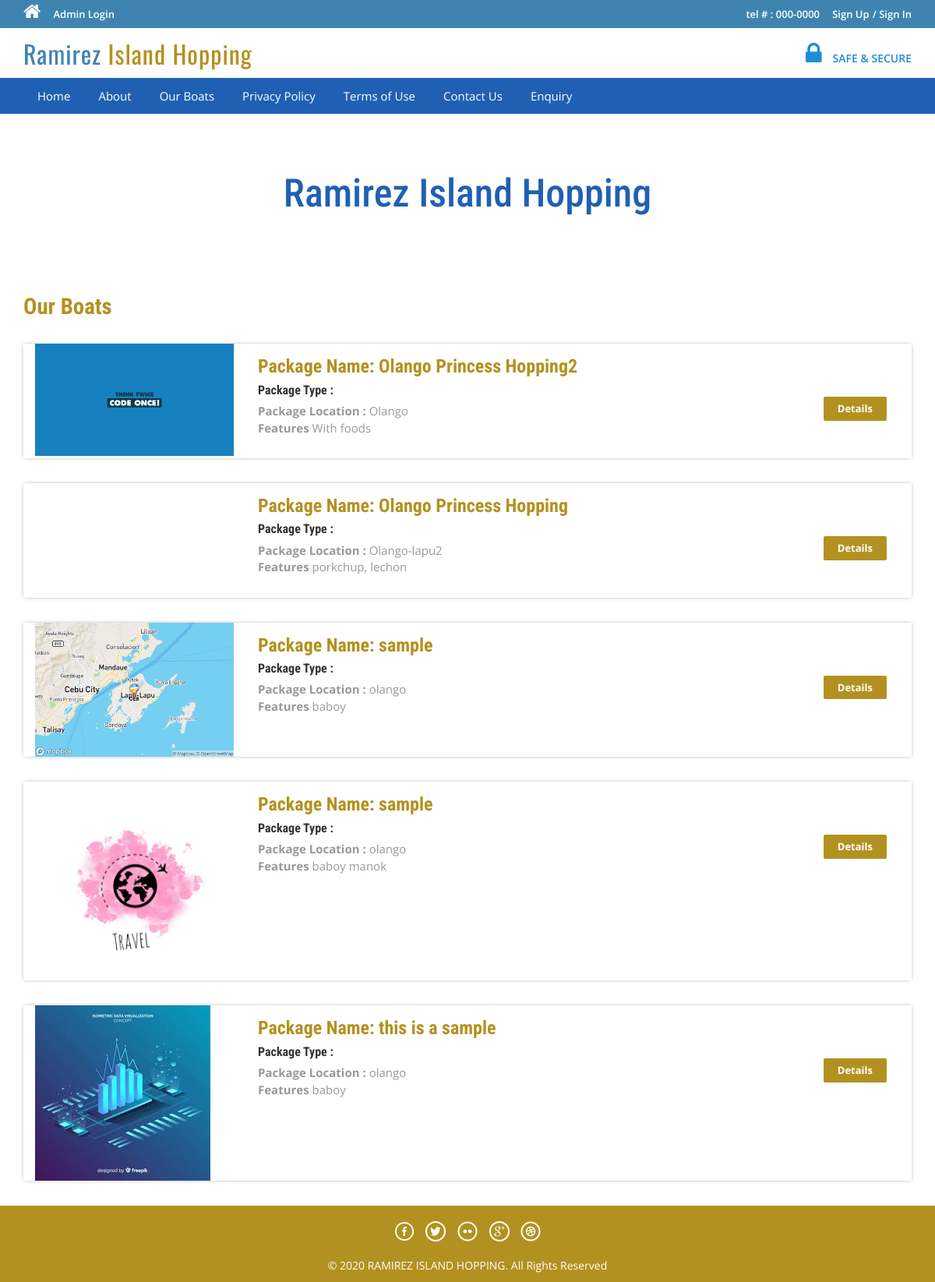
The app's page /package-list.php with its own data.
### tables this page shows
CREATE TABLE `tbltourpackages` (
  `PackageId` int(11) NOT NULL,
  `owner_identity` varchar(200) DEFAULT NULL,
  `PackageName` varchar(200) DEFAULT NULL,
  `address` text DEFAULT NULL,
  `contact_num` varchar(200) DEFAULT NULL,
  `boat_name` varchar(150) DEFAULT NULL,
  `boat_operator` varchar(100) DEFAULT NULL,
  `boat_capacity` int(100) DEFAULT NULL,
  `pricePerpack` int(200) DEFAULT NULL,
  `PackageLocation` varchar(100) DEFAULT NULL,
  `PackageFetures` varchar(255) DEFAULT NULL,
  `offer_price` int(255) NOT NULL,
  `PackageDetails` mediumtext DEFAULT NULL,
  `PackageImage` varchar(100) DEFAULT NULL,
  `Creationdate` timestamp NULL DEFAULT current_timestamp(),
  `UpdationDate` timestamp NULL DEFAULT NULL ON UPDATE current_timestamp(),
  `status` int(1) DEFAULT NULL
);

### package-list.php (the view, shortened to what this page needs)
<?php
include('includes/config.php');
?>
<!DOCTYPE HTML>
<html>
<head>
<link href="css/bootstrap.css" rel='stylesheet' type='text/css' />
<link href="css/style.css" rel='stylesheet' type='text/css' />
<link href="css/font-awesome.css" rel="stylesheet">
<link href="css/animate.css" rel="stylesheet" type="text/css" media="all">
</head>
<body>
<?php include('includes/header.php');?>
<div class="banner-3">
	<div class="container">
		<h1 class="wow zoomIn animated animated" data-wow-delay=".5s" style="visibility: visible; animation-delay: 0.5s; animation-name: zoomIn;">Ramirez Island Hopping</h1>
	</div>
</div>
<div class="rooms">
	<div class="container">
		<div class="room-bottom">
			<h3>Our Boats</h3>
<?php $sql = "SELECT * from tbltourpackages where status=1";
$query = $dbh->prepare($sql);
$query->execute();
$results=$query->fetchAll(PDO::FETCH_OBJ);
if($query->rowCount() > 0)
{
foreach($results as $result)
{	?>
			<div class="rom-btm">
				<div class="col-md-3 room-left wow fadeInLeft animated" data-wow-delay=".5s">
					<img src="owners/pacakgeimages/<?php echo htmlentities($result->PackageImage);?>" class="img-responsive" alt="">
				</div>
				<div class="col-md-6 room-midle wow fadeInUp animated" data-wow-delay=".5s">
					<h4>Package Name: <?php echo htmlentities($result->PackageName);?></h4>
					<h6>Package Type : <?php echo htmlentities($result->PackageType);?></h6>
					<p><b>Package Location :</b> <?php echo htmlentities($result->PackageLocation);?></p>
					<p><b>Features</b> <?php echo htmlentities($result->PackageFetures);?></p>
				</div>
				<div class="col-md-3 room-right wow fadeInRight animated" data-wow-delay=".5s">
					<a href="package-details.php?pkgid=<?php echo htmlentities($result->PackageId);?>" class="view">Details</a>
				</div>
				<div class="clearfix"></div>
			</div>
<?php }} ?>
		</div>
	</div>
</div>
<?php include('includes/footer.php');?>
</body>
</html>

### records on screen
tbltourpackages: PackageImage (picture), PackageName "Olango Princess Hopping2", PackageLocation "Olango", PackageFetures "With foods"
tbltourpackages: PackageName "Olango Princess Hopping", PackageLocation "Olango-lapu2", PackageFetures "porkchup, lechon"
tbltourpackages: PackageImage (picture), PackageName "sample", PackageLocation "olango", PackageFetures "baboy"
tbltourpackages: PackageImage (picture), PackageName "sample", PackageLocation "olango", PackageFetures "baboy manok"
tbltourpackages: PackageImage (picture), PackageName "this is a sample", PackageLocation "olango", PackageFetures "baboy"
